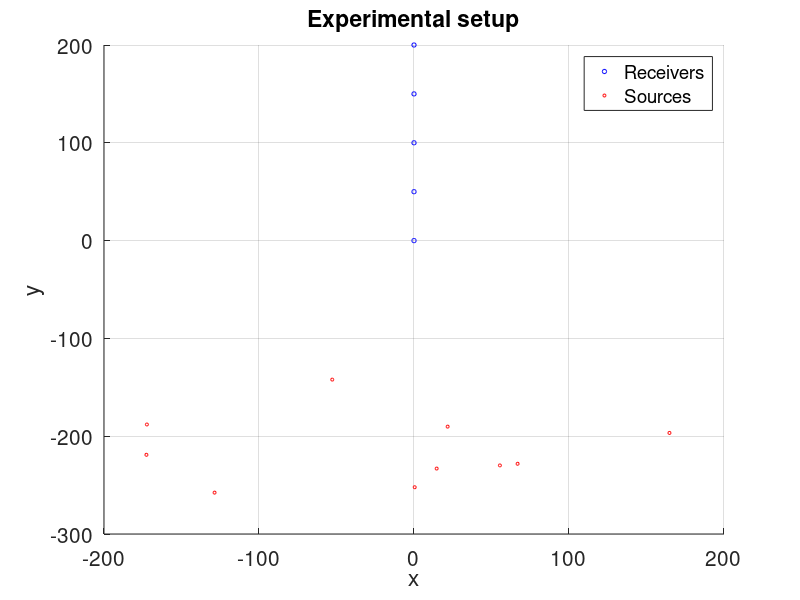
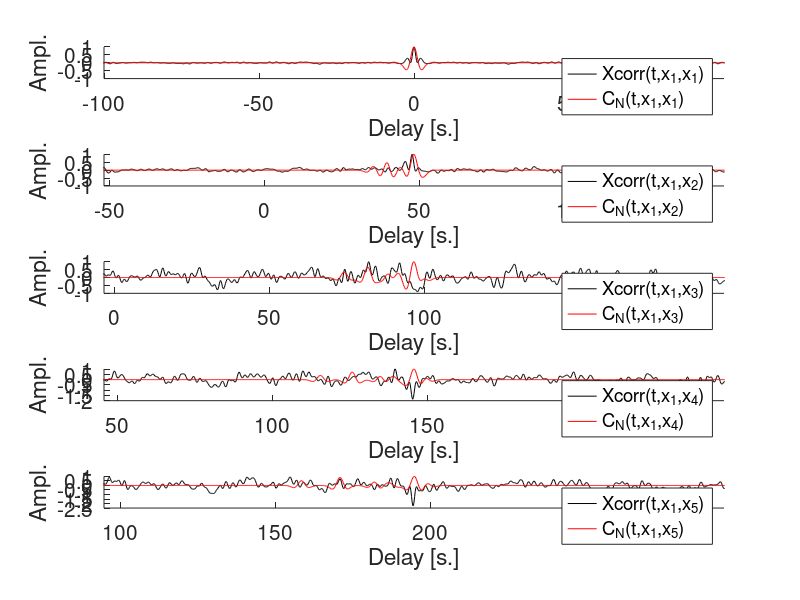

Source code (MATLAB) for these figures, in order:
% Script for passiv2
%
%
% Jules Scholler - Mar. 2017

% Reset Matlab
close all
clear

% Parameters
param.nb_receivers=5;           % Number of receivers
param.sigma=[100 50 100];       % Sources std position
param.mu=[0 -200 0];            % Sources mean position
param.N=10;                    % Number of noise sources
param.duration=1000;           % Source signals duration [s.]
param.temporal_sampling=0.2;   % Temporal sampling [s.]
output.F='no';                  % Plot source power-spectrum (= FFT(auto-correlation) by Wiener-Kintchin th.)
output.signals='no';            % Plot 5 (or less) received signals
output.setup='yes';             % Plot experimental setup
output.xcorr='yes';             % Plot cross-correlations
output.C_N='yes';               % Plot C_N (cross-correlation expectations T inf)
output.C1='no';               % Plot C1 (cross-correlation expectations T inf and S inf)
tic
% Generate receivers coordinates
for i=1:param.nb_receivers
%     param.receivers(i,:)=[0 5*(i-1) 0];
        param.receivers(i,:)=[0 50*(i-1) 0];
    %         param.receivers(i,:)=[50*(i-3) 100 0];
    C(i,:)=[0 0 1]; % Receivers are blue
end
if strcmp(output.setup,'yes')
    figure(1), hold on, grid on
    scatter3(param.receivers(:,1),param.receivers(:,2),param.receivers(:,3),10,C);
    xlabel 'x'
    ylabel 'y'
    zlabel 'z'
    title 'Experimental setup'
    clear C
end
% Compute and plot sources position
for i=1:param.N
    for j=1:3
        param.sources(i,j)=param.sigma(j)*randn(1)+param.mu(j);
    end
    C(i,:)=[1 0 0]; % Sources are red
end
if strcmp(output.setup,'yes')
    figure(1)
    scatter3(param.sources(:,1),param.sources(:,2),param.sources(:,3),5,C);
    legend('Receivers','Sources')
    clear C
    set(gca,'FontSize',15)
end
tau.ini=toc
tic
% Compute sationnary random process with Fourier method
h=param.temporal_sampling;
x=(-param.duration/2:h:param.duration/2); % Define grid for random process simulation
n=length(x);
t=linspace(0,param.duration,n);
f=linspace(-1/(2*h),1/(2*h),n);
w=2*pi*f;
R=x.^2.*exp(-x.^2);                 % Covariance function
if strcmp(output.F,'yes') % Plot covariance function
    figure(2)
    semilogx(x(round((length(x))/2+1):end),R(round((length(x))/2+1):end))
    xlabel '\omega'
    ylabel 'F(\omega)'
    title 'Source Power Spectrum F(w)=w^2e^{-w^2}'
    set(gca,'FontSize',15)
end
W=randn(param.N,n);         % Random white gaussian vector
filter=fft(fftshift(R));
F=sqrt(filter).*fft(W,n,2); % Generate random process with covariance R (F is in Fourier domain for now)
clear W
if strcmp(output.signals,'yes')
    figure(3),hold on
    for i=1:min(5,param.N)
        plot(t,real(ifft(F(i,:))))
        info{i}=sprintf('Source %d',i);
    end
    hold off
end
if strcmp(output.signals,'yes')
    figure(3)
    hold off
    xlabel 'Time [s.]'
    ylabel 'Amplitude'
    title 'Noise signals'
    legend(info)
    clear info
    set(gca,'fontsize',15)
end
tau.random_process=toc
tic
% Compute response on each receivers
Rw=(w).^2.*exp(-w.^2);
for j=1:param.nb_receivers
    C_N=zeros(1,n);
    r=zeros(1,n);
    for i=1:param.N
        d=norm(param.receivers(j,:)-param.sources(i,:)); % Distance between source and receiver
        G=1/(4*pi*d).*exp(1i*w*d);                       % Green function
        d1=norm(param.receivers(1,:)-param.sources(i,:));
        G1=1/(4*pi*d).*exp(1i*w*d1);
        % Compute response on each receivers
        r=r+real(ifft(F(i,:).*fftshift(G)));
        % Compute C_N(t,x_1,x_j) = expectation with respect to emitted signals of cross-correlation
        C_N=C_N+real(fftshift(fft(fftshift(conj(G1)).*fftshift(G).*fftshift(Rw))));
    end
    data.rtot{j}=r;
    data.C_Ntot(j,:)=C_N/max(C_N);
end
clear F
tau.compute_response=toc
tic
% Compute empirical cross-correlation for Green's function estimation
if strcmp(output.xcorr,'yes')
    figure(4)
end
for i=1:param.nb_receivers
    data.C(i,:)=real(ifftshift(ifft(fft(data.rtot{1}).*fft(fliplr(data.rtot{i})))));
    data.C(i,:)=data.C(i,:)/max(data.C(i,:));
    lags=(-n/2:(n-1)/2)*h;
    if strcmp(output.xcorr,'yes')
        subplot(param.nb_receivers,1,i),hold on
        plot(lags,data.C(i,:),'k')
        %         [~,tmp]=max(abs(data.C(i,:)));
        %         xlim([lags(tmp)-100 lags(tmp)+100])
        legend(sprintf('xcorr(x_1,x_%d)',i));
        set(gca,'fontsize',15)
        xlabel('Delay [s.]')
        ylabel('Ampl.')
    end
    if strcmp(output.C_N,'yes')
        figure(4)
        subplot(param.nb_receivers,1,i)
        plot(lags, data.C_Ntot(i,:), 'r')
        if strcmp(output.xcorr,'yes')
            legend(sprintf('Xcorr(t,x_1,x_%d)',i),sprintf('C_N(t,x_1,x_%d)',i));
        else
            legend(sprintf('C_N(t,x_1,x_%d)',i));
        end
        [~,tmp]=max(abs(data.C_Ntot(i,:)));
        xlim([lags(tmp)-100 lags(tmp)+100])
        set(gca,'fontsize',15)
        xlabel('Delay [s.]')
        ylabel('Ampl.')
    end
end
tau.xcorr=toc